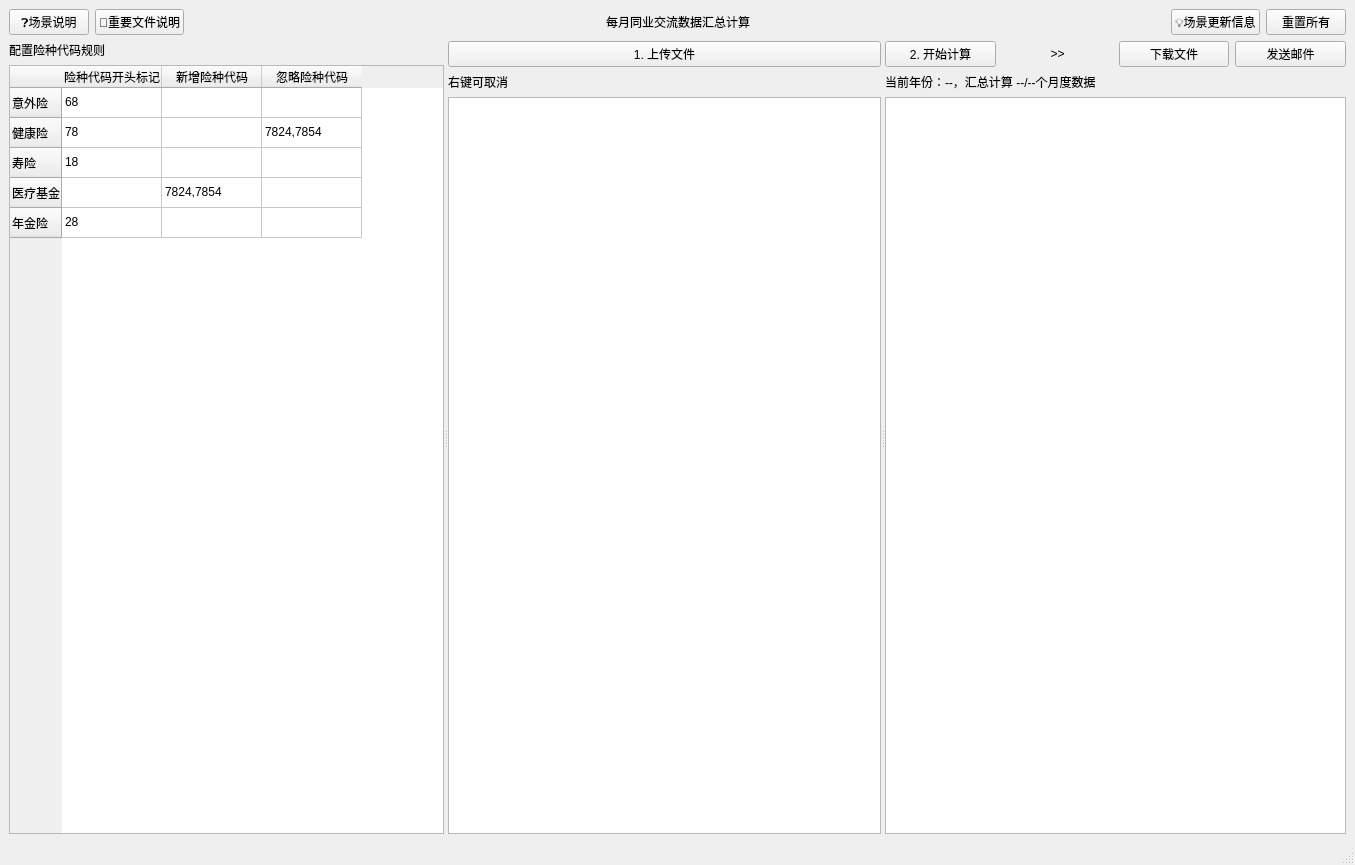
<?xml version="1.0" encoding="UTF-8"?>
<ui version="4.0">
 <class>MainWindow</class>
 <widget class="QMainWindow" name="MainWindow">
  <property name="windowModality">
   <enum>Qt::NonModal</enum>
  </property>
  <property name="geometry">
   <rect>
    <x>0</x>
    <y>0</y>
    <width>1355</width>
    <height>865</height>
   </rect>
  </property>
  <property name="windowTitle">
   <string>MainWindow</string>
  </property>
  <property name="documentMode">
   <bool>true</bool>
  </property>
  <widget class="QWidget" name="centralwidget">
   <layout class="QVBoxLayout" name="verticalLayout_4" stretch="1,99">
    <item>
     <layout class="QHBoxLayout" name="horizontalLayout_8">
      <item>
       <widget class="QPushButton" name="help_info_button">
        <property name="text">
         <string>❓场景说明</string>
        </property>
       </widget>
      </item>
      <item>
       <widget class="QPushButton" name="help_file_button">
        <property name="text">
         <string>📄重要文件说明</string>
        </property>
       </widget>
      </item>
      <item>
       <spacer name="horizontalSpacer_7">
        <property name="orientation">
         <enum>Qt::Horizontal</enum>
        </property>
        <property name="sizeHint" stdset="0">
         <size>
          <width>40</width>
          <height>20</height>
         </size>
        </property>
       </spacer>
      </item>
      <item>
       <widget class="QLabel" name="label_6">
        <property name="sizeIncrement">
         <size>
          <width>0</width>
          <height>0</height>
         </size>
        </property>
        <property name="text">
         <string>每月同业交流数据汇总计算</string>
        </property>
       </widget>
      </item>
      <item>
       <spacer name="horizontalSpacer_8">
        <property name="orientation">
         <enum>Qt::Horizontal</enum>
        </property>
        <property name="sizeHint" stdset="0">
         <size>
          <width>40</width>
          <height>20</height>
         </size>
        </property>
       </spacer>
      </item>
      <item>
       <widget class="QPushButton" name="release_info_button">
        <property name="text">
         <string>💡场景更新信息</string>
        </property>
       </widget>
      </item>
      <item>
       <widget class="QPushButton" name="reset_button">
        <property name="text">
         <string>重置所有</string>
        </property>
       </widget>
      </item>
     </layout>
    </item>
    <item>
     <widget class="QSplitter" name="splitter_2">
      <property name="orientation">
       <enum>Qt::Horizontal</enum>
      </property>
      <widget class="QWidget" name="verticalLayoutWidget_2">
       <layout class="QVBoxLayout" name="verticalLayout_2">
        <item>
         <widget class="QLabel" name="baoixan_code_rule_table">
          <property name="text">
           <string>配置险种代码规则</string>
          </property>
         </widget>
        </item>
        <item>
         <widget class="QTableWidget" name="baoxian_code_config_table">
          <row>
           <property name="text">
            <string>意外险</string>
           </property>
          </row>
          <row>
           <property name="text">
            <string>健康险</string>
           </property>
          </row>
          <row>
           <property name="text">
            <string>寿险</string>
           </property>
          </row>
          <row>
           <property name="text">
            <string>医疗基金</string>
           </property>
          </row>
          <row>
           <property name="text">
            <string>年金险</string>
           </property>
          </row>
          <column>
           <property name="text">
            <string>险种代码开头标记</string>
           </property>
          </column>
          <column>
           <property name="text">
            <string>新增险种代码</string>
           </property>
           <property name="background">
            <color>
             <red>207</red>
             <green>240</green>
             <blue>198</blue>
            </color>
           </property>
          </column>
          <column>
           <property name="text">
            <string>忽略险种代码</string>
           </property>
           <property name="background">
            <color>
             <red>242</red>
             <green>195</green>
             <blue>189</blue>
            </color>
           </property>
          </column>
          <item row="0" column="0">
           <property name="text">
            <string>68</string>
           </property>
           <property name="flags">
            <set>ItemIsSelectable|ItemIsDragEnabled|ItemIsDropEnabled|ItemIsUserCheckable|ItemIsEnabled</set>
           </property>
          </item>
          <item row="0" column="1">
           <property name="text">
            <string/>
           </property>
          </item>
          <item row="1" column="0">
           <property name="text">
            <string>78</string>
           </property>
           <property name="flags">
            <set>ItemIsSelectable|ItemIsDragEnabled|ItemIsDropEnabled|ItemIsUserCheckable|ItemIsEnabled</set>
           </property>
          </item>
          <item row="1" column="2">
           <property name="text">
            <string>7824,7854</string>
           </property>
          </item>
          <item row="2" column="0">
           <property name="text">
            <string>18</string>
           </property>
           <property name="flags">
            <set>ItemIsSelectable|ItemIsDragEnabled|ItemIsDropEnabled|ItemIsUserCheckable|ItemIsEnabled</set>
           </property>
          </item>
          <item row="3" column="0">
           <property name="text">
            <string/>
           </property>
           <property name="flags">
            <set>ItemIsSelectable|ItemIsDragEnabled|ItemIsDropEnabled|ItemIsUserCheckable|ItemIsEnabled</set>
           </property>
          </item>
          <item row="3" column="1">
           <property name="text">
            <string>7824,7854</string>
           </property>
          </item>
          <item row="4" column="0">
           <property name="text">
            <string>28</string>
           </property>
           <property name="flags">
            <set>ItemIsSelectable|ItemIsDragEnabled|ItemIsDropEnabled|ItemIsUserCheckable|ItemIsEnabled</set>
           </property>
          </item>
          <item row="4" column="2">
           <property name="text">
            <string/>
           </property>
          </item>
         </widget>
        </item>
       </layout>
      </widget>
      <widget class="QSplitter" name="upload_vs_cal_spliter">
       <property name="orientation">
        <enum>Qt::Horizontal</enum>
       </property>
       <widget class="QWidget" name="layoutWidget">
        <layout class="QVBoxLayout" name="verticalLayout">
         <item>
          <widget class="QPushButton" name="upload_button">
           <property name="text">
            <string>1. 上传文件</string>
           </property>
          </widget>
         </item>
         <item>
          <widget class="QLabel" name="upload_info_text_2">
           <property name="text">
            <string>右键可取消</string>
           </property>
          </widget>
         </item>
         <item>
          <widget class="QListWidget" name="raw_upload_list"/>
         </item>
        </layout>
       </widget>
       <widget class="QWidget" name="layoutWidget">
        <layout class="QVBoxLayout" name="verticalLayout_3">
         <item>
          <layout class="QHBoxLayout" name="horizontalLayout">
           <item>
            <widget class="QPushButton" name="cal_button">
             <property name="text">
              <string>2. 开始计算</string>
             </property>
            </widget>
           </item>
           <item>
            <widget class="QLabel" name="label_4">
             <property name="text">
              <string>&gt;&gt;</string>
             </property>
             <property name="alignment">
              <set>Qt::AlignCenter</set>
             </property>
            </widget>
           </item>
           <item>
            <widget class="QPushButton" name="download_file_button">
             <property name="text">
              <string>下载文件</string>
             </property>
            </widget>
           </item>
           <item>
            <widget class="QPushButton" name="send_file_button">
             <property name="text">
              <string>发送邮件</string>
             </property>
            </widget>
           </item>
          </layout>
         </item>
         <item>
          <widget class="QLabel" name="upload_info_text">
           <property name="text">
            <string>当前年份：--，汇总计算 --/--个月度数据</string>
           </property>
          </widget>
         </item>
         <item>
          <widget class="QListWidget" name="upload_list"/>
         </item>
        </layout>
       </widget>
      </widget>
     </widget>
    </item>
   </layout>
  </widget>
  <widget class="QStatusBar" name="statusBar"/>
 </widget>
 <resources/>
 <connections/>
</ui>
